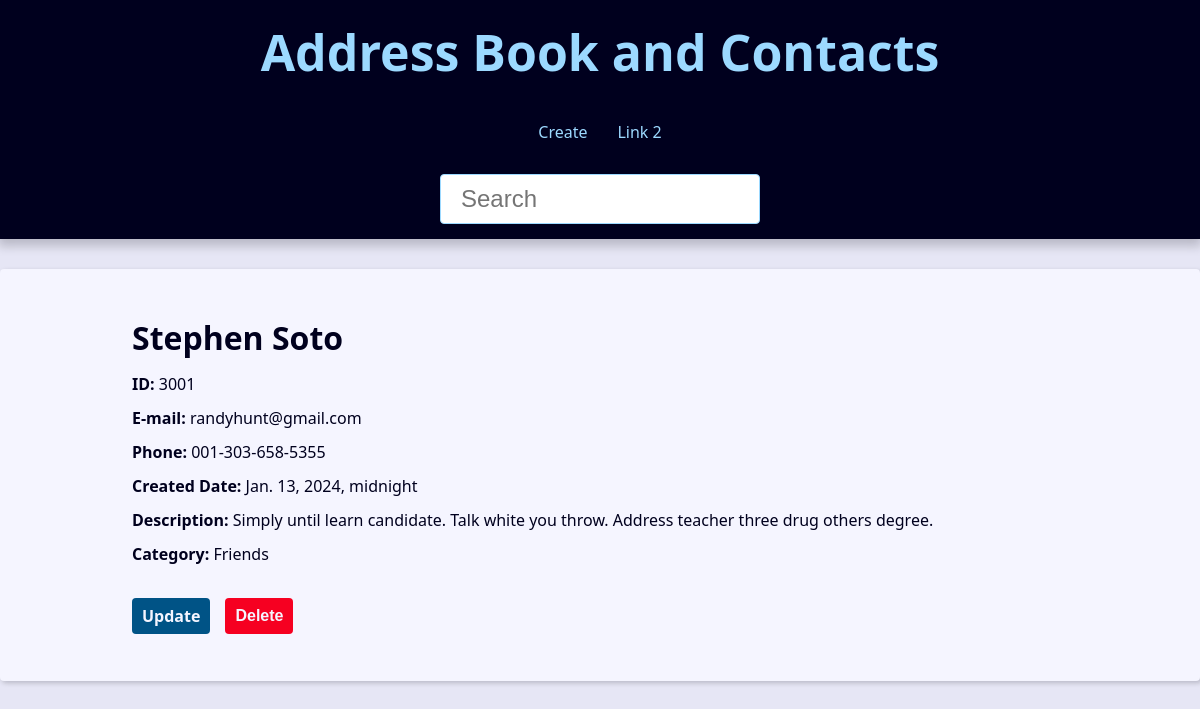
The page /contact/3001/ on the database its author committed.
### contact/models.py (models this page shows, shortened)
class Contact(models.Model):
    first_name = models.CharField(max_length=50)
    last_name = models.CharField(max_length=50, blank=True)
    phone = models.CharField(max_length=50)
    email = models.EmailField(max_length=254, blank=True)
    created_date = models.DateTimeField(default=timezone.now)
    description = models.TextField(blank=True)
    show = models.BooleanField(default=True)
    picture = models.ImageField(blank=True, upload_to='pictures/%Y/%m/')
    category = models.ForeignKey(
        Category,
        on_delete=models.SET_NULL,
        blank=True, null=True
    )
    owner = models.ForeignKey(
        User,
        on_delete=models.SET_NULL,
        blank=True, null=True
    )

class Category(models.Model):
    class Meta:
        verbose_name = 'Category'
        verbose_name_plural = 'Categories'
    name = models.CharField(max_length=50)

### contact/views/contact_views.py (the view)
# urls.py: path('contact/<int:contact_id>/', views.contact, name='contact'),
def contact(request, contact_id):
    single_contact = get_object_or_404(
        Contact, pk=contact_id, show=True
    )
    site_title = f'{single_contact.first_name} {single_contact.last_name} - '
    context = {
        'contact': single_contact,
        'site_title': site_title
    }
    return render(
        request,
        'contact/contact.html',
        context
    )

### contact/templates/contact/contact.html (shortened to what this page needs)
{% extends 'global/base.html' %}
{% block content %}
  <div class="single-contact">
    <h1 class="single-contact-name">
      {{ contact.first_name }} {{ contact.last_name }}
    </h1>
    <p><b>ID:</b> {{ contact.id }}</p>
    <p><b>E-mail:</b> {{ contact.email }}</p>
    <p><b>Phone:</b> {{ contact.phone }}</p>
    <p><b>Created Date:</b> {{ contact.created_date }}</p>
    <p><b>Description:</b> {{ contact.description }}</p>
    <p><b>Category:</b> {{ contact.category.name }}</p>
    <div class="contact-links">
      <a class="btn btn-link" href="{% url 'contact:update' contact.id %}">Update</a>
      <form action="{% url 'contact:delete' contact.id %}" method="POST">
        {% if confirmation == 'no' %}
          <input type="hidden" name="confirmation" value="yes">
          <button class="btn btn-link btn-delete" type="submit">Confirm?</button>
        {% else %}
          <button class="btn btn-link btn-delete" type="submit">Delete</button>
        {% endif %}
      </form>
    </div>
  </div>
{% endblock content %}

### base_static/global/css/style.css (style rules this page uses)
:root { --spacing: 1.5rem; --link-dark-color: rgb(0, 83, 134); --link-light-color: rgb(156, 217, 255); --clr-white: rgb(245, 245, 255); --clr-black: rgb(0, 0, 30); --clr-light-gray: rgb(230, 230, 245); --clr-dark-shadow-5: rgba(0, 0, 10, 5%); --clr-dark-shadow-10: rgba(0, 0, 10, 10%); --clr-dark-shadow-20: rgba(0, 0, 10, 20%); --clr-light-shadow-5: rgba(200, 200, 255, 5%); --clr-light-shadow-10: rgba(200, 200, 255, 10%); --clr-light-shadow-20: rgba(200, 200, 255, 20%); --main-page-width: 120rem; --table-min-width: 60rem; --biggest-font-size: 5rem; --bigger-font-size: 4rem; --big-font-size: 3.2rem; --medium-font-size: 2.4rem; --small-font-size: 1.6rem; --smaller-font-size: 1.4rem; --smallest-font-size: 1.2rem; --transition-fast: 300ms; --transition-medium: 600ms; --transition-slow: 1s; --default-border-radius: 4px; }
*, *::before, *::after { margin: 0; padding: 0; box-sizing: border-box; }
html { font-size: 62.5%; }
body { font-family: system-ui, -apple-system, BlinkMacSystemFont, 'Segoe UI', Roboto, Oxygen, Ubuntu, Cantarell, 'Open Sans', 'Helvetica Neue', sans-serif; line-height: 1.5; font-size: var(--small-font-size); color: var(--clr-black); -webkit-font-smoothing: antialiased; background: var(--clr-light-gray); }
@media (min-width: 600px) { .single-contact { max-width: 80%; margin: calc(var(--spacing) * 2) auto; } }
.single-contact h1 { margin: 1rem 0; }
.single-contact p { margin: 1rem 0; }
.btn { background-color: var(--link-dark-color); color: var(--clr-white); font-weight: bold; border: none; padding: 1rem 2rem; border-radius: var(--default-border-radius); cursor: pointer; transition: filter var(--transition-fast) ease-in-out; }
.contact-links { margin-block: calc(var(--small-font-size) * 2); display: flex; align-items: center; gap: 0 var(--spacing); }
.btn-link { font-size: var(--small-font-size); text-decoration: none; font-weight: bold; padding: 1rem; display: block; line-height: var(--small-font-size); }
.btn-delete { background: rgb(246, 0, 33); }

### rows shown on the page
Contact: first_name "Stephen", last_name "Soto", id "3001", email "randyhunt@gmail.com", phone "001-303-658-5355", created_date "Jan. 13, 2024, midnight", description "Simply until learn candidate. Talk white you throw. Address teacher three drug others degree.", category.name "Friends"
